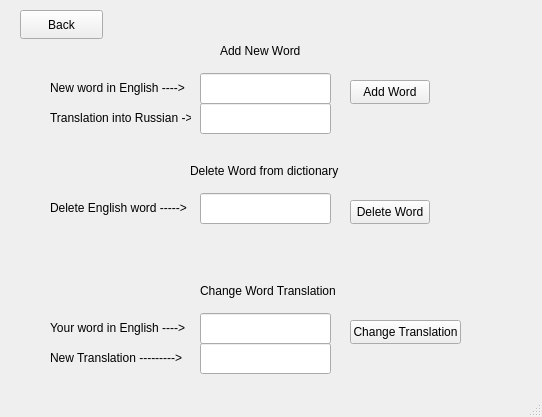
<?xml version="1.0" encoding="UTF-8"?>
<ui version="4.0">
 <class>Dictionary</class>
 <widget class="QMainWindow" name="Dictionary">
  <property name="geometry">
   <rect>
    <x>0</x>
    <y>0</y>
    <width>542</width>
    <height>417</height>
   </rect>
  </property>
  <property name="windowTitle">
   <string>Dictionary</string>
  </property>
  <widget class="QWidget" name="centralwidget">
   <widget class="QLabel" name="label">
    <property name="geometry">
     <rect>
      <x>50</x>
      <y>80</y>
      <width>141</width>
      <height>16</height>
     </rect>
    </property>
    <property name="text">
     <string>New word in English ----&gt;</string>
    </property>
   </widget>
   <widget class="QPushButton" name="backButton">
    <property name="geometry">
     <rect>
      <x>20</x>
      <y>10</y>
      <width>83</width>
      <height>29</height>
     </rect>
    </property>
    <property name="text">
     <string>Back</string>
    </property>
   </widget>
   <widget class="QLabel" name="label_2">
    <property name="geometry">
     <rect>
      <x>50</x>
      <y>110</y>
      <width>141</width>
      <height>16</height>
     </rect>
    </property>
    <property name="text">
     <string>Translation into Russian -&gt;</string>
    </property>
   </widget>
   <widget class="QLineEdit" name="addFieldEnglish">
    <property name="geometry">
     <rect>
      <x>200</x>
      <y>73</y>
      <width>131</width>
      <height>31</height>
     </rect>
    </property>
   </widget>
   <widget class="QLineEdit" name="addFieldRussian">
    <property name="geometry">
     <rect>
      <x>200</x>
      <y>103</y>
      <width>131</width>
      <height>31</height>
     </rect>
    </property>
    <property name="text">
     <string/>
    </property>
   </widget>
   <widget class="QPushButton" name="addButton">
    <property name="geometry">
     <rect>
      <x>350</x>
      <y>80</y>
      <width>80</width>
      <height>24</height>
     </rect>
    </property>
    <property name="text">
     <string>Add Word</string>
    </property>
   </widget>
   <widget class="QLabel" name="isAddedLabel_1">
    <property name="geometry">
     <rect>
      <x>340</x>
      <y>110</y>
      <width>181</width>
      <height>21</height>
     </rect>
    </property>
    <property name="text">
     <string/>
    </property>
   </widget>
   <widget class="QLabel" name="label_7">
    <property name="geometry">
     <rect>
      <x>220</x>
      <y>40</y>
      <width>81</width>
      <height>21</height>
     </rect>
    </property>
    <property name="text">
     <string>Add New Word</string>
    </property>
   </widget>
   <widget class="QLabel" name="label_8">
    <property name="geometry">
     <rect>
      <x>190</x>
      <y>160</y>
      <width>151</width>
      <height>21</height>
     </rect>
    </property>
    <property name="text">
     <string>Delete Word from dictionary</string>
    </property>
   </widget>
   <widget class="QPushButton" name="deleteButton">
    <property name="geometry">
     <rect>
      <x>350</x>
      <y>200</y>
      <width>80</width>
      <height>24</height>
     </rect>
    </property>
    <property name="text">
     <string>Delete Word</string>
    </property>
   </widget>
   <widget class="QLabel" name="isAddedLabel_2">
    <property name="geometry">
     <rect>
      <x>340</x>
      <y>230</y>
      <width>181</width>
      <height>21</height>
     </rect>
    </property>
    <property name="text">
     <string/>
    </property>
   </widget>
   <widget class="QLabel" name="label_4">
    <property name="geometry">
     <rect>
      <x>50</x>
      <y>200</y>
      <width>141</width>
      <height>16</height>
     </rect>
    </property>
    <property name="text">
     <string>Delete English word -----&gt;</string>
    </property>
   </widget>
   <widget class="QLineEdit" name="deleteField">
    <property name="geometry">
     <rect>
      <x>200</x>
      <y>193</y>
      <width>131</width>
      <height>31</height>
     </rect>
    </property>
   </widget>
   <widget class="QLabel" name="label_9">
    <property name="geometry">
     <rect>
      <x>200</x>
      <y>280</y>
      <width>141</width>
      <height>21</height>
     </rect>
    </property>
    <property name="text">
     <string>Change Word Translation</string>
    </property>
   </widget>
   <widget class="QLabel" name="label_5">
    <property name="geometry">
     <rect>
      <x>50</x>
      <y>350</y>
      <width>141</width>
      <height>16</height>
     </rect>
    </property>
    <property name="text">
     <string>New Translation ---------&gt;</string>
    </property>
   </widget>
   <widget class="QPushButton" name="changeButton">
    <property name="geometry">
     <rect>
      <x>350</x>
      <y>320</y>
      <width>111</width>
      <height>24</height>
     </rect>
    </property>
    <property name="text">
     <string>Change Translation</string>
    </property>
   </widget>
   <widget class="QLabel" name="isAddedLabel_3">
    <property name="geometry">
     <rect>
      <x>340</x>
      <y>350</y>
      <width>181</width>
      <height>20</height>
     </rect>
    </property>
    <property name="text">
     <string/>
    </property>
   </widget>
   <widget class="QLabel" name="label_6">
    <property name="geometry">
     <rect>
      <x>50</x>
      <y>320</y>
      <width>141</width>
      <height>16</height>
     </rect>
    </property>
    <property name="text">
     <string>Your word in English ----&gt;</string>
    </property>
   </widget>
   <widget class="QLineEdit" name="changeFieldEnglish">
    <property name="geometry">
     <rect>
      <x>200</x>
      <y>313</y>
      <width>131</width>
      <height>31</height>
     </rect>
    </property>
   </widget>
   <widget class="QLineEdit" name="changeFieldRussian">
    <property name="geometry">
     <rect>
      <x>200</x>
      <y>343</y>
      <width>131</width>
      <height>31</height>
     </rect>
    </property>
   </widget>
  </widget>
  <widget class="QStatusBar" name="statusbar"/>
 </widget>
 <resources/>
 <connections/>
</ui>
